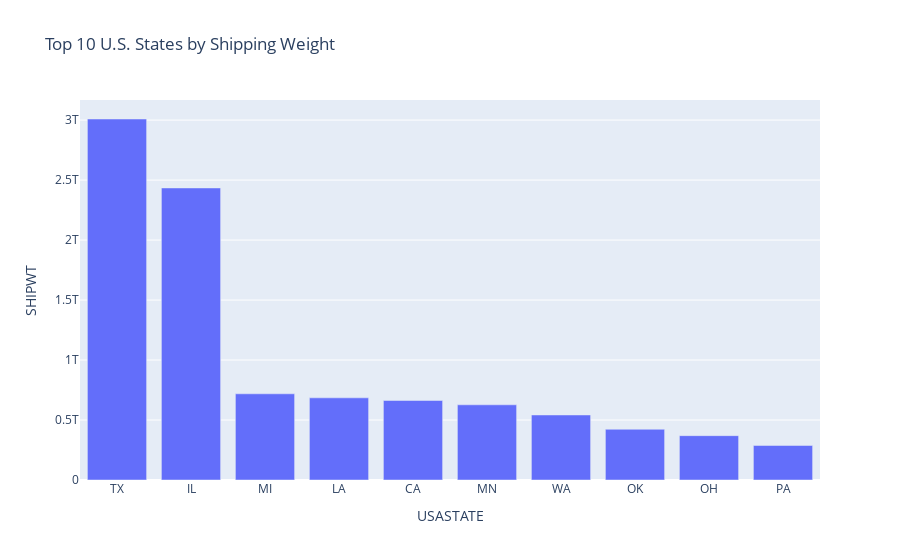

Write notebook code for a chart like this one.
### Code cell
top_states = state_summary.head(10).reset_index()
fig_states = px.bar(top_states, x = "USASTATE", y = "SHIPWT", title = "Top 10 U.S. States by Shipping Weight")
fig_states.show()

### Figure 1 — Plotly figure (JSON) as saved in the notebook; plotly's stock layout.template omitted (floating-point values rounded to 4 significant figures)
{"data": [{"alignmentgroup": "True", "hovertemplate": "USASTATE=%{x}<br>SHIPWT=%{y}<extra></extra>", "legendgroup": "", "marker": {"color": "#636efa", "pattern": {"shape": ""}}, "name": "", "offsetgroup": "", "orientation": "v", "showlegend": false, "textposition": "auto", "type": "bar", "x": ["TX", "IL", "MI", "LA", "CA", "MN", "WA", "OK", "OH", "PA"], "xaxis": "x", "y": [3009103191382, 2434430786544, 718422268565, 684903891526, 662733774878, 626849974195, 542085208444, 422898387240, 369549972197, 287739132446], "yaxis": "y"}], "layout": {"barmode": "relative", "legend": {"tracegroupgap": 0}, "title": {"text": "Top 10 U.S. States by Shipping Weight"}, "xaxis": {"anchor": "y", "domain": [0, 1], "title": {"text": "USASTATE"}}, "yaxis": {"anchor": "x", "domain": [0, 1], "title": {"text": "SHIPWT"}}}}
